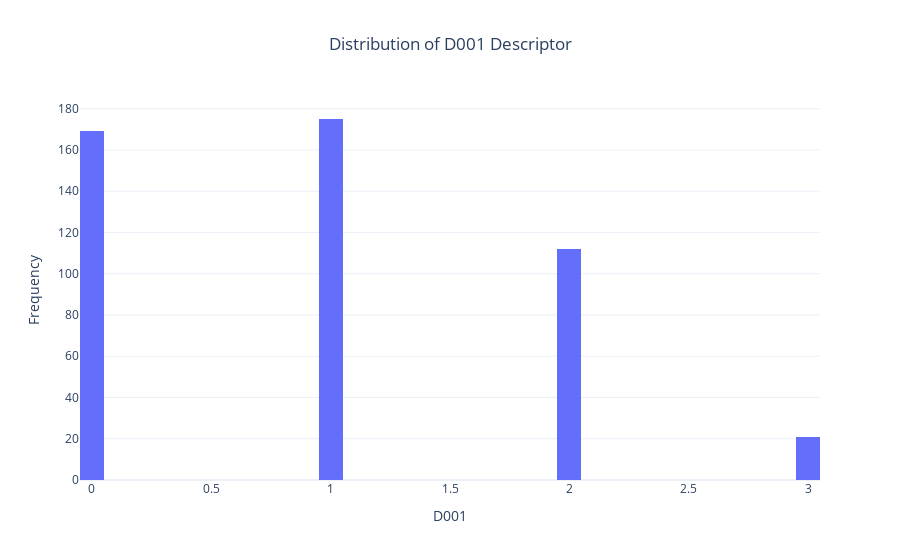

Source (notebook cell):
### Code cell
import pandas as pd
import plotly.express as px

df = pd.read_csv('DIA_trainingset_Mold2_descriptors.csv')

fig = px.histogram(df, x="D001",
                   title="Distribution of D001 Descriptor",
                   labels={"D001": "D001"},
    
                   nbins=50,
                   template="plotly_white")

fig.update_layout(
    xaxis_title="D001",
    yaxis_title="Frequency",
    title_x=0.5
)

fig.show()

### Figure 1 — Plotly figure (JSON) as saved in the notebook; plotly's stock layout.template omitted (floating-point values rounded to 4 significant figures; data arrays with more than 128 entries replaced by an {"elided": "..."} marker saying what was removed)
{"data": [{"bingroup": "x", "hovertemplate": "D001=%{x}<br>count=%{y}<extra></extra>", "legendgroup": "", "marker": {"color": "#636efa", "pattern": {"shape": ""}}, "name": "", "nbinsx": 50, "orientation": "v", "showlegend": false, "type": "histogram", "x": {"elided": "477 int values"}, "xaxis": "x", "yaxis": "y"}], "layout": {"barmode": "relative", "legend": {"tracegroupgap": 0}, "title": {"text": "Distribution of D001 Descriptor", "x": 0.5}, "xaxis": {"anchor": "y", "domain": [0, 1], "title": {"text": "D001"}}, "yaxis": {"anchor": "x", "domain": [0, 1], "title": {"text": "Frequency"}}}}
